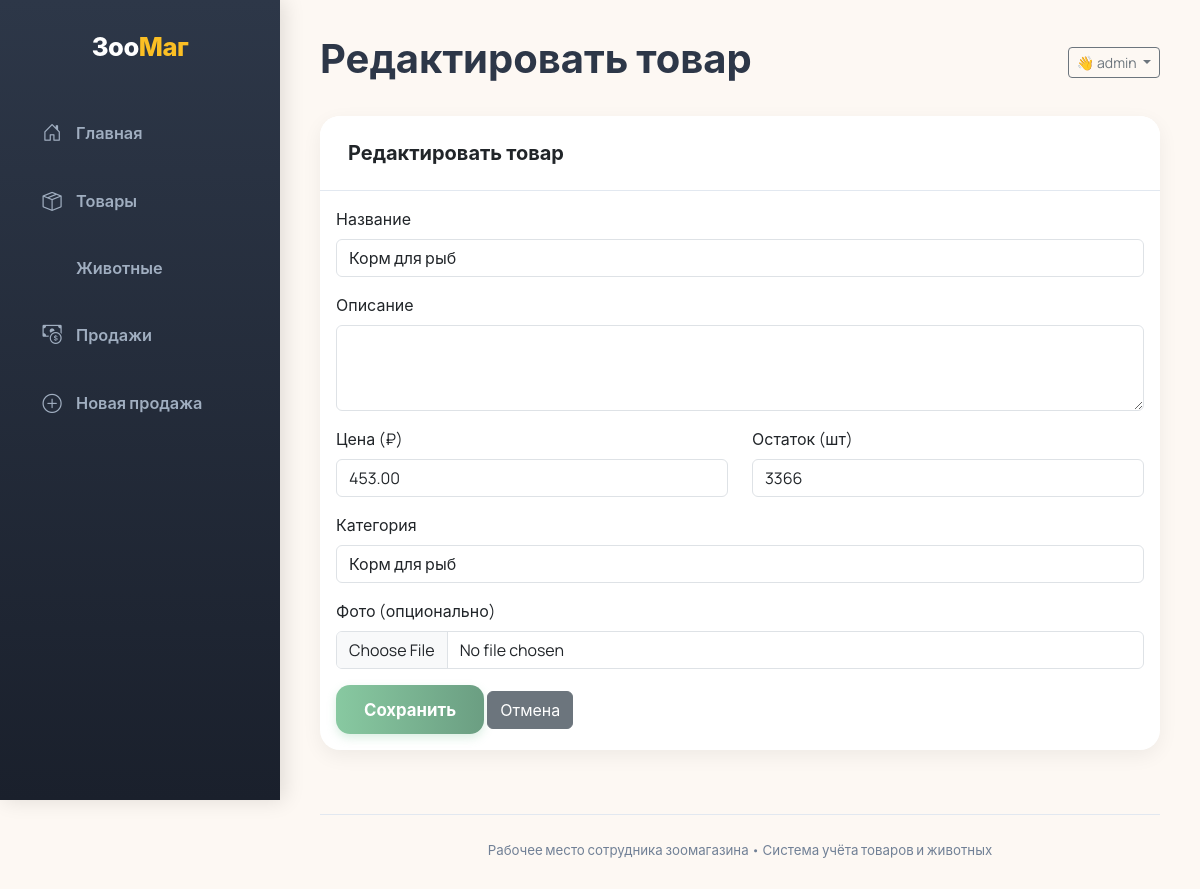
The app's page /products/1/edit/ (signed in) with its own data.
### products/models.py (models this page shows, shortened)
class Product(models.Model):
    name = models.CharField(max_length=200)
    description = models.TextField(blank=True)
    price = models.DecimalField(max_digits=10, decimal_places=2)
    stock = models.PositiveIntegerField(default=0)
    category = models.ForeignKey(Category, on_delete=models.CASCADE)
    image = models.ImageField(upload_to='products/', blank=True, null=True)

### products/views.py (the view)
# urls.py: path('products/<int:pk>/edit/', views.product_update, name='product_update'),
@login_required
def product_update(request, pk):
    product = get_object_or_404(Product, pk=pk)
    if request.method == 'POST':
        form = ProductForm(request.POST, request.FILES, instance=product)
        if form.is_valid():
            form.save()
            messages.success(request, 'Товар обновлён!')
            return redirect('product_list')
    else:
        form = ProductForm(instance=product)
    return render(request, 'products/product_form.html', {'form': form, 'title': 'Редактировать товар'})

### products/forms.py
class ProductForm(forms.ModelForm):
    class Meta:
        model = Product
        fields = ['name', 'description', 'price', 'stock', 'category', 'image']
        widgets = {
            'name': forms.TextInput(attrs={'class': 'form-control'}),
            'description': forms.Textarea(attrs={'class': 'form-control', 'rows': 3}),
            'price': forms.NumberInput(attrs={'class': 'form-control'}),
            'stock': forms.NumberInput(attrs={'class': 'form-control'}),
            'category': forms.Select(attrs={'class': 'form-control', 'placeholder': 'Выберите категорию...'}),
            'image': forms.FileInput(attrs={'class': 'form-control'}),
        }

### products/models.py (called while the page is built)
    def __str__(self):
        return self.name

### templates/products/product_form.html (shortened to what this page needs)
{% extends 'base.html' %}
{% block page_title %}{{ title }}{% endblock %}
{% block content %}
<div class="card">
    <div class="card-header">
        {{ title }}
    </div>
    <div class="card-body">
        <form method="post" enctype="multipart/form-data">
            <div class="mb-3">
                <label class="form-label">Название</label>
                {{ form.name }}
            </div>
            <div class="mb-3">
                <label class="form-label">Описание</label>
                {{ form.description }}
            </div>
            <div class="row">
                <div class="col-md-6">
                    <div class="mb-3">
                        <label class="form-label">Цена (₽)</label>
                        {{ form.price }}
                    </div>
                </div>
                <div class="col-md-6">
                    <div class="mb-3">
                        <label class="form-label">Остаток (шт)</label>
                        {{ form.stock }}
                    </div>
                </div>
            </div>
            <div class="mb-3">
                <label class="form-label">Категория</label>
                {{ form.category }}
            </div>
            <div class="mb-3">
                <label class="form-label">Фото (опционально)</label>
                {{ form.image }}
            </div>
            <button type="submit" class="btn btn-primary">Сохранить</button>
            <a href="{% url 'product_list' %}" class="btn btn-secondary">Отмена</a>
        </form>
    </div>
</div>
{% endblock %}

### templates/base.html (shortened to what this page needs)
<!DOCTYPE html>
<html lang="ru">
<head>
    <link href="https://cdn.jsdelivr.net/npm/bootstrap@5.3.3/dist/css/bootstrap.min.css" rel="stylesheet">
    <link rel="stylesheet" href="https://cdn.jsdelivr.net/npm/bootstrap-icons@1.11.3/font/bootstrap-icons.min.css">
</head>
<body>
    <nav class="sidebar">
        <div class="logo">Зоо<span>Маг</span></div>
        <ul class="nav flex-column">
            <li class="nav-item">
                <a class="nav-link {% if request.resolver_match.url_name == 'index' %}active{% endif %}" href="{% url 'index' %}">
                    <i class="bi bi-house-door"></i> Главная
                </a>
            </li>
            <li class="nav-item">
                <a class="nav-link {% if request.resolver_match.url_name == 'product_list' %}active{% endif %}" href="{% url 'product_list' %}">
                    <i class="bi bi-box-seam"></i> Товары
                </a>
            </li>
            <li class="nav-item">
                <a class="nav-link {% if request.resolver_match.url_name == 'animal_list' %}active{% endif %}" href="{% url 'animal_list' %}">
                     Животные
                </a>
            </li>
            <li class="nav-item">
                <a class="nav-link {% if request.resolver_match.url_name == 'sale_list' %}active{% endif %}" href="{% url 'sale_list' %}">
                    <i class="bi bi-cash-coin"></i> Продажи
                </a>
            </li>
            <li class="nav-item">
                <a class="nav-link {% if request.resolver_match.url_name == 'sale_create' %}active{% endif %}" href="{% url 'sale_create' %}">
                    <i class="bi bi-plus-circle"></i> Новая продажа
                </a>
            </li>
        </ul>
    </nav>
    <main class="main-content">
<div class="d-flex justify-content-between flex-wrap align-items-center mb-4">
    <h1>{% block page_title %}{% endblock %}</h1>
    {% if user.is_authenticated %}
        <div class="dropdown">
            <button class="btn btn-sm btn-outline-secondary dropdown-toggle" type="button" data-bs-toggle="dropdown">
                👋 {{ user.username }}
            </button>
        </div>
    {% endif %}
</div>
        {% block content %}{% endblock %}
        <footer>
            <small>Рабочее место сотрудника зоомагазина • Система учёта товаров и животных</small>
        </footer>
    </main>
</body>
</html>

### templates/base.html (style rules this page uses)
:root { --primary: #88c9a1; --primary-dark: #6b9e82; --accent: #fbbf24; --bg: #fdf8f3; --sidebar-bg: #2d3748; --text: #2d3748; --text-light: #718096; --border: #e2e8f0; --card-shadow: 0 6px 20px rgba(0,0,0,0.06); }
body { font-family: 'Manrope', -apple-system, BlinkMacSystemFont, 'Segoe UI', sans-serif; background-color: var(--bg); color: var(--text); overflow-x: hidden; margin: 0; padding: 0; }
.sidebar { background: linear-gradient(180deg, #2d3748 0%, #1a202c 100%); color: white; min-height: 100vh; padding-top: 28px; box-shadow: 4px 0 20px rgba(0,0,0,0.12); position: fixed; top: 0; left: 0; width: 280px; z-index: 1000; }
.sidebar .logo { font-weight: 800; font-size: 1.6rem; text-align: center; margin-bottom: 32px; color: white; letter-spacing: -0.5px; }
.sidebar .logo span { color: var(--accent); }
.sidebar .nav-link { color: #a0aec0; padding: 14px 24px; margin: 6px 16px; border-radius: 14px; font-weight: 600; font-size: 1.02rem; transition: all 0.3s cubic-bezier(0.25, 0.8, 0.25, 1); display: flex; align-items: center; gap: 12px; white-space: nowrap; }
.sidebar .nav-link i { font-size: 1.2rem; width: 24px; text-align: center; }
.main-content { margin-left: 280px; padding: 32px 40px; transition: margin-left 0.4s ease; min-height: 100vh; background-color: var(--bg); position: relative; z-index: 999; }
h1, h2, h3, h4, h5, h6 { font-weight: 700; color: var(--text); line-height: 1.3; }
.card { border: none; border-radius: 20px; box-shadow: var(--card-shadow); margin-bottom: 32px; overflow: hidden; opacity: 0; transform: translateY(20px); animation: fadeInUp 0.6s forwards; }
.card:nth-child(2) { animation-delay: 0.1s; }
.card-header { background: white; padding: 22px 28px; font-weight: 700; font-size: 1.25rem; border-bottom: 1px solid var(--border); }
.btn-primary { background: linear-gradient(to right, var(--primary), var(--primary-dark)); border: none; padding: 12px 28px; font-weight: 700; border-radius: 14px; transition: all 0.35s cubic-bezier(0.34, 1.56, 0.64, 1); font-size: 1.05rem; box-shadow: 0 4px 10px rgba(136, 201, 161, 0.3); }
footer { margin-top: 4rem; text-align: center; color: var(--text-light); font-size: 0.95rem; padding-top: 1.5rem; border-top: 1px solid var(--border); }

### records on screen
Product: name "Корм для рыб", price "453.00", stock "3366", category "Корм для рыб"

### other values on screen
{{ title }} "Редактировать товар"
{{ user.username }} "admin"
